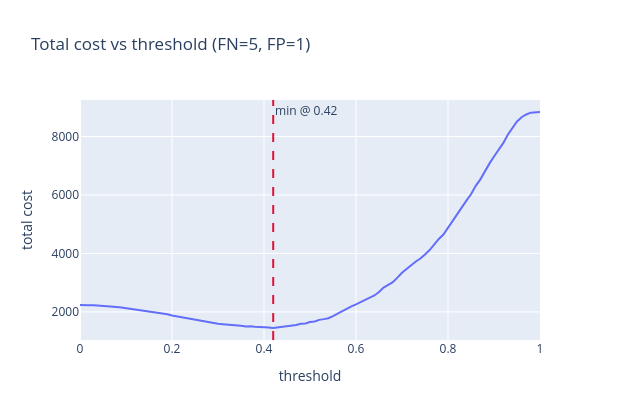

Notebook code cell kept with this figure:
### Markdown cell above
## Cost curves

`expected_cost` applies a per-cell cost (or benefit) to the confusion cells and
sweeps the total across thresholds — the cost-optimal operating point is the
`cost` argmin. Here a false negative costs 5, a false positive costs 1, and correct
calls are free. A fixed `thresholds=` grid keeps the x-axis clean.

### Code cell
from polarbearings import expected_cost

costs = {"fp": 1.0, "fn": 5.0}
cost = expected_cost(
    df, "y", "score", costs, thresholds=list(np.linspace(0, 1, 101))
).collect()
best = cost.sort("cost").row(0, named=True)

fig = px.line(
    cost, x="threshold", y="cost", title="Total cost vs threshold (FN=5, FP=1)",
    labels={"threshold": "threshold", "cost": "total cost"},
)
fig.add_vline(x=best["threshold"], line_dash="dash", line_color="crimson",
              annotation_text=f"min @ {best['threshold']:.2f}")
fig.update_layout(width=620, height=420)
fig

### Figure 1 — Plotly figure (JSON) as saved in the notebook; plotly's stock layout.template omitted (floating-point values rounded to 4 significant figures)
{"data": [{"hovertemplate": "threshold=%{x}<br>total cost=%{y}<extra></extra>", "legendgroup": "", "line": {"color": "#636efa", "dash": "solid"}, "marker": {"symbol": "circle"}, "mode": "lines", "name": "", "orientation": "v", "showlegend": false, "type": "scatter", "x": [1.0, 0.99, 0.98, 0.97, 0.96, 0.95, 0.94, 0.93, 0.92, 0.91, 0.9, 0.89, 0.88, 0.87, 0.86, 0.85, 0.84, 0.83, 0.82, 0.81, 0.8, 0.79, 0.78, 0.77, 0.76, 0.75, 0.74, 0.73, 0.72, 0.71, 0.7, 0.69, 0.68, 0.67, 0.66, 0.65, 0.64, 0.63, 0.62, 0.61, 0.6, 0.59, 0.58, 0.57, 0.56, 0.55, 0.54, 0.53, 0.52, 0.51, 0.5, 0.49, 0.48, 0.47, 0.46, 0.45, 0.44, 0.43, 0.42, 0.41, 0.4, 0.39, 0.38, 0.37, 0.36, 0.35, 0.34, 0.33, 0.32, 0.31, 0.3, 0.29, 0.28, 0.27, 0.26, 0.25, 0.24, 0.23, 0.22, 0.21, 0.2, 0.19, 0.18, 0.17, 0.16, 0.15, 0.14, 0.13, 0.12, 0.11, 0.1, 0.09, 0.08, 0.07, 0.06, 0.05, 0.04, 0.03, 0.02, 0.01, 0.0], "xaxis": "x", "y": [8840.0, 8840.0, 8817.0, 8754.0, 8660.0, 8515.0, 8279.0, 8061.0, 7774.0, 7563.0, 7316.0, 7073.0, 6796.0, 6527.0, 6304.0, 6025.0, 5806.0, 5580.0, 5347.0, 5107.0, 4888.0, 4647.0, 4495.0, 4306.0, 4115.0, 3967.0, 3825.0, 3724.0, 3594.0, 3460.0, 3339.0, 3172.0, 3015.0, 2924.0, 2833.0, 2678.0, 2561.0, 2487.0, 2408.0, 2311.0, 2259.0, 2192.0, 2117.0, 2024.0, 1942.0, 1856.0, 1785.0, 1752.0, 1728.0, 1673.0, 1656.0, 1601.0, 1591.0, 1555.0, 1534.0, 1523.0, 1516.0, 1472.0, 1449.0, 1467.0, 1471.0, 1490.0, 1495.0, 1511.0, 1500.0, 1523.0, 1532.0, 1543.0, 1565.0, 1581.0, 1597.0, 1626.0, 1645.0, 1678.0, 1702.0, 1724.0, 1753.0, 1781.0, 1805.0, 1841.0, 1875.0, 1918.0, 1942.0, 1968.0, 2004.0, 2026.0, 2059.0, 2079.0, 2098.0, 2119.0, 2136.0, 2154.0, 2167.0, 2184.0, 2201.0, 2214.0, 2223.0, 2230.0, 2231.0, 2232.0, 2232.0], "yaxis": "y"}], "layout": {"annotations": [{"showarrow": false, "text": "min @ 0.42", "x": 0.42, "xanchor": "left", "xref": "x", "y": 1, "yanchor": "top", "yref": "y domain"}], "height": 420, "legend": {"tracegroupgap": 0}, "shapes": [{"line": {"color": "crimson", "dash": "dash"}, "type": "line", "x0": 0.42, "x1": 0.42, "xref": "x", "y0": 0, "y1": 1, "yref": "y domain"}], "title": {"text": "Total cost vs threshold (FN=5, FP=1)"}, "width": 620, "xaxis": {"anchor": "y", "domain": [0.0, 1.0], "title": {"text": "threshold"}}, "yaxis": {"anchor": "x", "domain": [0.0, 1.0], "title": {"text": "total cost"}}}}
